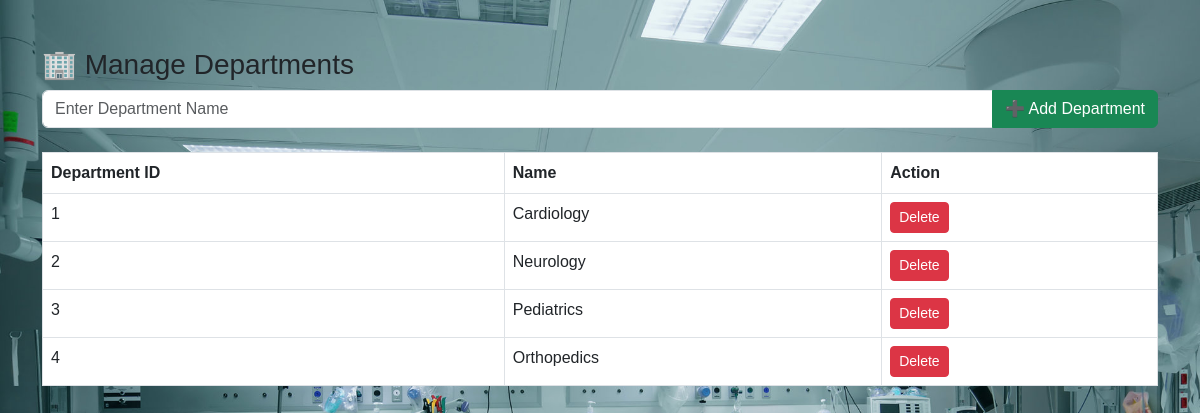
/HMS/admin/manage_departments.php (signed in), run on the app's committed database.
### tables this page shows
CREATE TABLE `department` (
  `DepartmentID` int(11) NOT NULL,
  `Name` varchar(100) DEFAULT NULL
);

### HMS/admin/manage_departments.php (the view, shortened to what this page needs)
<?php
include('../includes/db.php');
include('../includes/header.php');
?>
<div class="container mt-5">
  <h3>🏢 Manage Departments</h3>
  <form method="POST" class="mb-4">
    <div class="input-group">
      <input type="text" name="name" class="form-control" placeholder="Enter Department Name" required>
      <button type="submit" name="add" class="btn btn-success">➕ Add Department</button>
    </div>
  </form>
  <table class="table table-bordered">
    <thead>
      <tr>
        <th>Department ID</th>
        <th>Name</th>
        <th>Action</th>
      </tr>
    </thead>
    <tbody>
      <?php
        $departments = mysqli_query($conn, "SELECT * FROM Department");
        if (mysqli_num_rows($departments) > 0) {
          while ($row = mysqli_fetch_assoc($departments)) {
            echo "<tr>
                    <td>{$row['DepartmentID']}</td>
                    <td>{$row['Name']}</td>
                    <td>
                      <a href='manage_departments.php?delete={$row['DepartmentID']}' class='btn btn-sm btn-danger' onclick='return confirm(\"Are you sure you want to delete this department?\")'>Delete</a>
                    </td>
                  </tr>";
          }
        } else {
          echo "<tr><td colspan='3' class='text-center'>No departments found.</td></tr>";
        }
      ?>
    </tbody>
  </table>
</div>
<?php include('../includes/footer.php'); ?>

### HMS/includes/header.php (style rules this page uses)
body { background: url('/HMS/assets/img/hospital-bg.jpg') no-repeat center center fixed; background-size: cover; font-family: 'Poppins', sans-serif; margin: 0; padding: 0; }

### data on the page
department: DepartmentID "1", Name "Cardiology"
department: DepartmentID "2", Name "Neurology"
department: DepartmentID "3", Name "Pediatrics"
department: DepartmentID "4", Name "Orthopedics"
